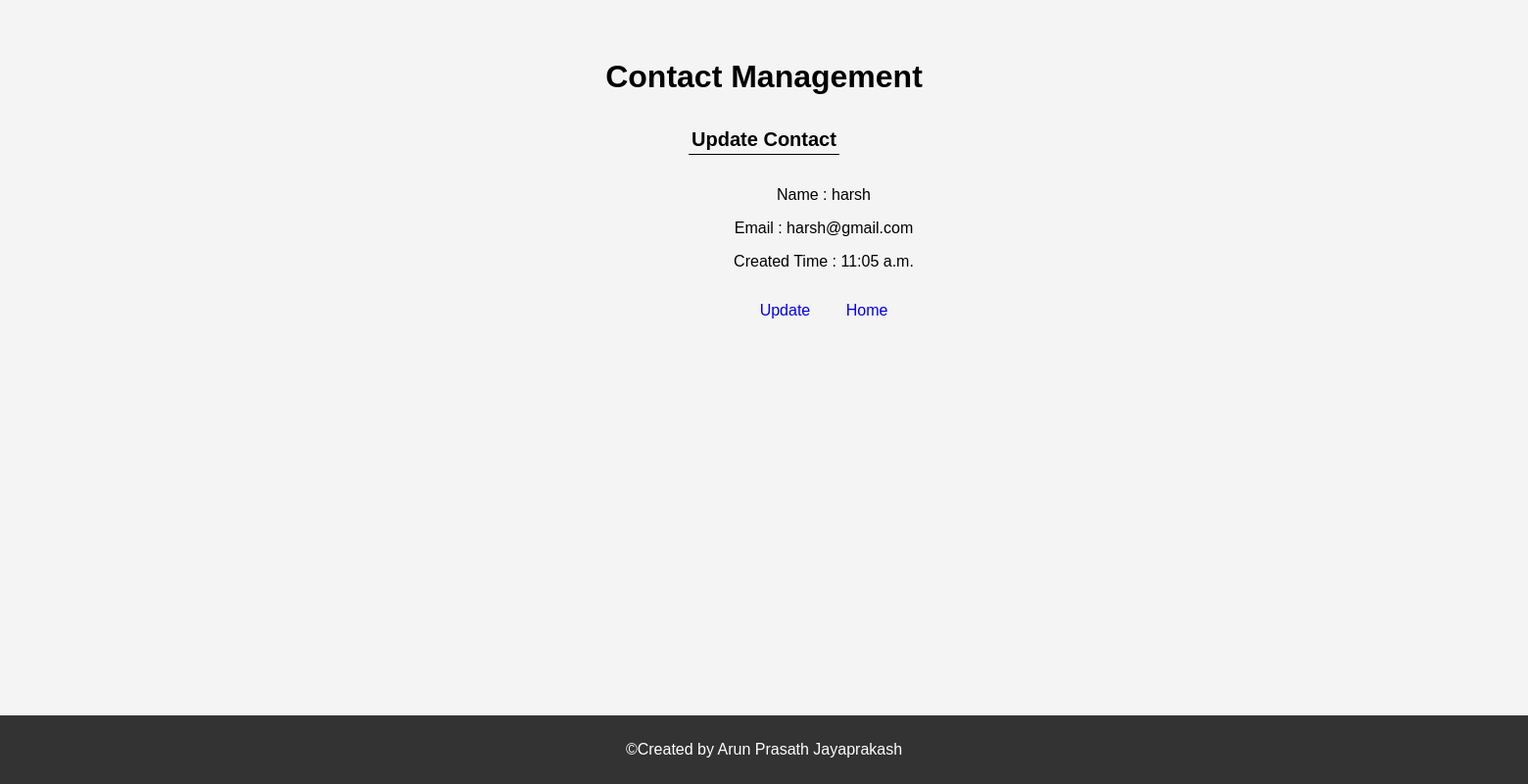
The page /edit/3/ on the database its author committed.
### website/forms.py (models this page shows)
class Contacts(models.Model):
    name = models.CharField(max_length=30)
    email = models.EmailField(max_length=100)
    notes = models.CharField(max_length=500)
    created_time = models.TimeField(auto_now_add=True)

### website/views.py (the view)
# urls.py: path('edit/<id>/',edit_record,name='edit_value'),
def edit_record(request,id,id_1='False'):
    record = Contacts.objects.get(id=id)
    record_list = [record.id,record.name, record.email, record.created_time]
    if id_1=='True':
        form_data = {'id':record_list[0],'name':record_list[1],'email':record_list[2],'created_time':record_list[3]}
        update_form = UpdateForm(initial=form_data)
        return render(request, 'update_page.html', {'record': update_form})
    return render(request, 'edit_page.html',{'record':record_list})

### website/templates/edit_page.html
{% extends "base_generic_template.html" %}
{% block content %}
{% load static %}
<link rel="stylesheet" href="{% static 'style.css' %}">
<h1 >Contact Management</h1>
  <table class="center">
    <tr >
      <td class="space"><b>Update Contact</b></td>
    </tr>
  </table>
<div style="width:1650px; margin:0 auto;" class="div-button">
    <p>Name : {{record.1}}</p>
    <p>Email : {{record.2}}</p>
  <p>Created Time : {{record.3}}</p>
    <a class="div-button" href="/update/{{record.0}}/True">Update</a>
<a class="div-button" href="/">Home</a>
  </div>
<footer>
  <p>&copy;<a>Created by Arun Prasath Jayaprakash</a></p>
</footer>
{% endblock content %}

### website/static/style.css (style rules this page uses)
body { font-family: Arial, sans-serif; margin: 0; padding: 0; background-color: #f4f4f4; }
h1 { text-align: center; margin-top: 50px; padding: 10px 20px; }
footer { background-color: #333; color: white; text-align: center; padding: 10px 0; position: fixed; bottom: 0; width: 100%; }
.center { margin-left: auto; margin-right: auto; border-bottom: 1px solid black; }
.space { font-size: 20px }
p { text-align: center; }
.div-button { padding:1em; text-align: center; display:inline-block; text-decoration: none !important; -webkit-transition: all 0.2s ease-in-out; -moz-transition: all 0.2s ease-in-out; -ms-transition: all 0.2s ease-in-out; -o-transition: all 0.2s ease-in-out; transition: all 0.2s ease-in-out; }

### website/templates/base_generic_template.html (style rules this page uses)
h1 { text-align: center; }
table { text-align: center; }

### rows shown on the page
Contacts: name "harsh", email "harsh@gmail.com", created_time "11:05 a.m."
